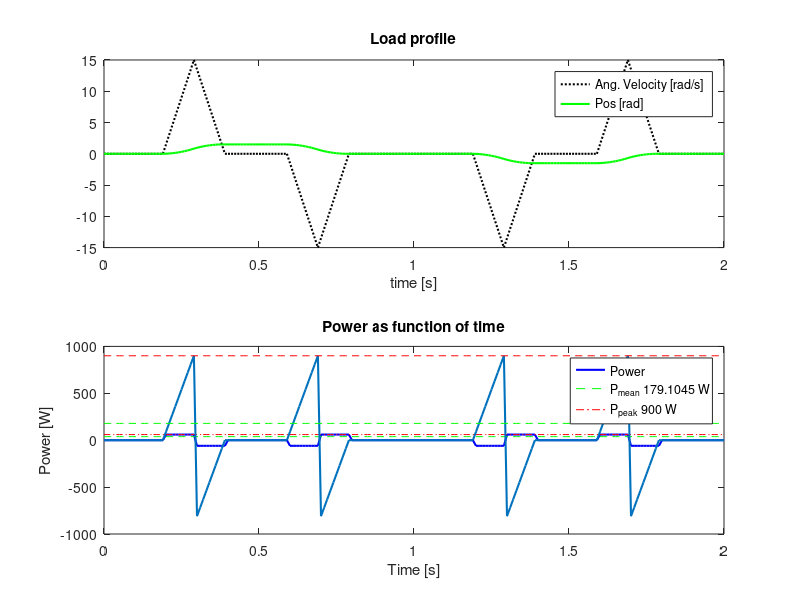

MATLAB code to generate this figure:
%Example load file, this file implements an inertial load.
%Modify the file to implement the load in the design case.
%Run this file before the motor selection file is executed.
%Fredrik Roos, December 2004.
close all;
format short;
clear all;


% Acceleration, speed and position vectors.
Acc=150;
acc(1:20) = 0;
acc(21:30) = Acc;
acc(31:40) = -Acc;
acc(41:60) = 0;
acc(61:70) = -Acc;
acc(71:80) = Acc;
acc(81:120) = 0;
acc(121:130) = -Acc;
acc(131:140) = Acc;
acc(141:160) = 0;
acc(161:170) = Acc;
acc(171:180) = -Acc;
acc(181:201) = 0;

timeStep= 0.01; %resultion on load cycle
t=(0:timeStep:2); %time vector
tau = timeStep*length(t); %total time

v = t;
p = t;
summation=0;
summation2 = 0;

for i=1 : length(acc)
    summation = summation + acc(i)*timeStep;
    v(i) = summation;
    summation2= summation2 +v(i)*timeStep;
    p(i) = summation2;
end

% Load Torque vector
JL = 0.4;
Tl = JL.*acc; %Load torque


MaxLRPM = max(v)*60/(2*pi); %Maximum RPM during the loadcycle

figure(5)
%subplot(2,1,1); plot(t,acc,'b');
hold on;

subplot(2,1,1); plot(t,v,'k:','linewidth',1.5);
hold on
subplot(2,1,1); plot(t,p,'g','linewidth',1.5);
%grid;
set(gca,'Fontsize',12)
xlabel('time [s]')
title(['Load profile'])
set(gca,'Fontsize',10)
%legend('Ang. Acceleration [rad/s^2]', 'Ang. Velocity [rad/s]', 'Pos [rad]')
legend('Ang. Velocity [rad/s]', 'Pos [rad]')



%Load constants....for RMS calculations rms = sqrt(Cr^2*n^2*k1+k2/(n^2)+2*Cr*k3)
%Torque
k1 = sum(acc.^2*timeStep)/tau;
k2 = sum(Tl.^2*timeStep)/tau;
k3 = sum(Tl.*acc*timeStep)/tau;
Tlmax = max(abs(Tl));
Tlrms = sqrt(k2);



subplot(2,1,2);plot(t,Tl,'b','linewidth',1.5);
hold on;
temp=ones(size(t))*Tlrms;
subplot(2,1,2);line(t,temp,'Color','g','LineStyle','--');
temp=ones(size(t))*Tlmax;
subplot(2,1,2);line(t,temp,'Color','r','LineStyle','-.');

set(gca,'Fontsize',12)
%grid;
xlabel('time [s]')
ylabel('torque [Nm]')
set(gca,'Fontsize',10)
legend('Load Torque', ['T_{RMS} ', num2str(Tlrms(1)),' Nm'], ['T_{Peak} ', num2str(Tlmax(1)),' Nm'])

%print -depsc -tiff -f load.eps

%Power...T*w
figure(5)
Pl = Tl.*v;
plot(t,Pl,'linewidth',1.5);
%grid;
Plmean=norm(Pl,1)*timeStep/tau;
Plmax=max(Pl);
hold on
line(t,ones(size(t))*Plmean,'Color','g','LineStyle','--')
line(t,ones(size(t))*Plmax,'Color','r','LineStyle','--')
title('Power as function of time');
xlabel('Time [s]')
ylabel('Power [W]')
legend('Power',['P_{mean} ',num2str(Plmean(1)),' W'],['P_{peak} ',num2str(Plmax(1)),' W']);

%Energy
%Only positive energy are comming in to the system...

Wtemp =Pl;
for i=1:length(Wtemp)
    if(Wtemp(i) < 0)
        Wtemp(i) = 0;
    end
end
    
Wload = sum(Wtemp*timeStep);
